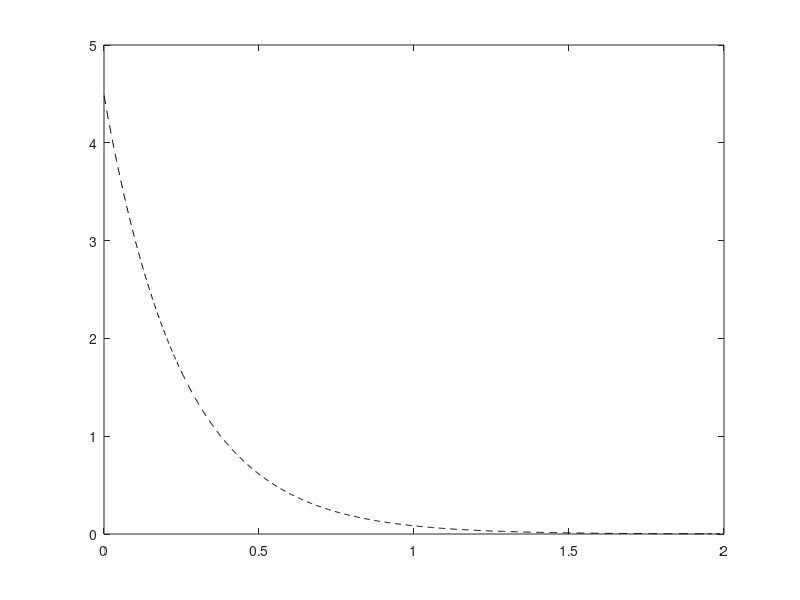
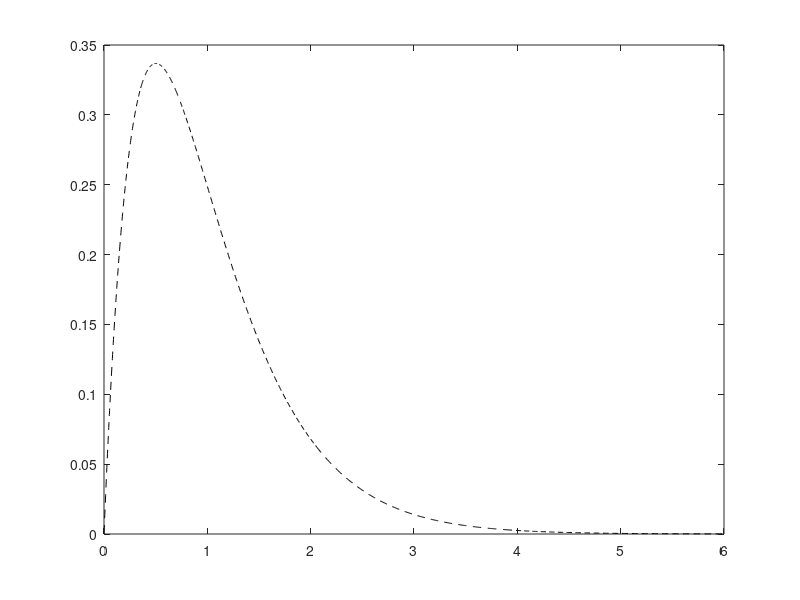

The MATLAB script that drew these images, in order: (Note: this script raises an error after producing the figures.)
%% Clean up
close all;
clear variables;
clc;
format;

%% Parameters
n = 6;
N = 1000;
Z = 4;
a = 3.983;
x1 = logspace(0,log10(2+1),N)-1;
x1 = x1';
x2 = logspace(0,log10(6+1),N)-1;
x2 = x2';
A  = logical([ones(1,n) zeros(1,n)]);
C  = logical([zeros(1,n) ones(1,n)]);

% Limits on the coefficients.
lowerC = -1e2;
upperC =  1e2;
lowerA =    0;
upperA =  1e3;
lower = @(n) [ones(1,n)*lowerA ones(1,n)*lowerC];
upper = @(n) [ones(1,n)*upperA ones(1,n)*upperC];


%% Wave function
% Node-less Slater type orbitals
norm1S = sqrt(a^3/pi);
norm2S = (1/4.)*sqrt(a^5/(6*pi));
s1S = @(x) norm1S .* exp(-a.*x);
s2S = @(x) norm2S .* x .* exp(-a * 0.5 .* x);
y1S = s1S(x1);
y2S = s2S(x2);

% Hydrogenic orbitals
norm1H = sqrt(a^3/pi);
norm2H = sqrt(a^3/(8*pi));
s1H = @(x) norm1H .* exp(-a.*x);
s2H = @(x) norm2H .* (1-a*x/2) .* exp(-a*x/2);
y1H = s1H(x1);
y2H = s2H(x2);

% 
%y1 = y1H;
%y2 = y2H;

y1 = y1S;
y2 = y2S;

% Prepare figures for plotting. 
figure(1);
plot(x1,y1,'k--','DisplayName','1s');
hold on;
figure(2);
plot(x2,y2,'k--','DisplayName','2s');
hold on;


%% Primitive function
g = @(c,a,x) c*exp(-a*x.^2);

% Gf1 = @(c,x) g(c(1),c(4),x) + g(c(1),c(5),x) + g(c(3),c(6),x);
% ccc = rand(6,1);
% cccc = lsqcurvefit(Gf1,ccc,x2,y2,lower(3),upper(3))
% figure(2);
% plot(x2,Gf1(cccc,x2),'DisplayName',strcat('STO-',num2str(n),'G'));

%% STO-nG
% 1s orbital 
functionalForm = {'c1*exp(-a1*x.^2)',
                  'c1*exp(-a1*x.^2)+c2*exp(-a2*x.^2)',
                  'c1*exp(-a1*x.^2)+c2*exp(-a2*x.^2)+c3*exp(-a3*x.^2)',
                  'c1*exp(-a1*x.^2)+c2*exp(-a2*x.^2)+c3*exp(-a3*x.^2)+c4*exp(-a4*x.^2)',
                  'c1*exp(-a1*x.^2)+c2*exp(-a2*x.^2)+c3*exp(-a3*x.^2)+c4*exp(-a4*x.^2)+c5*exp(-a5*x.^2)',
                  'c1*exp(-a1*x.^2)+c2*exp(-a2*x.^2)+c3*exp(-a3*x.^2)+c4*exp(-a4*x.^2)+c5*exp(-a5*x.^2)+c6*exp(-a6*x.^2)',
                  'c1*exp(-a1*x.^2)+c2*exp(-a2*x.^2)+c3*exp(-a3*x.^2)+c4*exp(-a4*x.^2)+c5*exp(-a5*x.^2)+c6*exp(-a6*x.^2)+c7*exp(-a7*x.^2)'};
%%
f = fit(x1,y1,functionalForm{n},...
        'StartPoint',randn([2*n 1]),...
        'Lower',lower(n),...
        'Upper',upper(n),...
        'Algorithm','Trust-Region',...
        'Normalize','off',...
        'MaxIter',1e5,...
        'MaxFunEvals',1e5,...
        'DiffMinChange',1e-8,...
        'DiffMaxChange',0.1,...
        'Robust','LAR',...
        'TolFun',1e-6,...
        'TolX',1e-6)
ca1 = coeffvalues(f);
a1  = ca1(A);
c1  = ca1(C);
STO1= g(c1(1),a1(1),x1);
for i=2:n
    STO1 = STO1 + g(c1(i),a1(i),x1);
end
figure(1);
plot(x1,STO1,'DisplayName',strcat('STO-',num2str(n),'G'));
%%
% 2s orbital 
f = fit(x2,y2,functionalForm{n},...
        'StartPoint',randn([2*n 1]),...
        'Lower',lower(n),...
        'Upper',upper(n),...
        'Algorithm','Trust-Region',...
        'Normalize','off',...
        'MaxIter',1e5,...
        'MaxFunEvals',1e5,...
        'DiffMinChange',1e-8,...
        'DiffMaxChange',0.1,...
        'Robust','LAR',...
        'TolFun',1e-6,...
        'TolX',1e-6)
ca2 = coeffvalues(f);
a2  = ca2(A);
c2  = ca2(C);
STO2= g(c2(1),a2(1),x2);
for i=2:n
    STO2 = STO2 + g(c2(i),a2(i),x2);
end

figure(2);
plot(x2,STO2,'DisplayName',strcat('STO-',num2str(n),'G'));


c = [c1;c2];
a = [a1;a2];

writeBasisToFile(Z,n,c,a,2);

%% Plot esthetics
for i=1:2
    figure(i);
    h = legend('show');
    set(h,'FontSize',18,'interpreter','latex');
end



% 
% %% STO-2G
% f = fit(x,y,'c1*exp(-a1*x.^2)+c2*exp(-a2*x.^2)',...
%         'StartPoint',randn([4 1]),...
%         'Lower',lower(2),...
%         'Upper',upper(2),...
%         'Algorithm','Trust-Region',...
%         'Normalize','off',...
%         'MaxIter',1e4,...
%         'MaxFunEvals',1e4,...
%         'DiffMinChange',1e-8,...
%         'Robust','LAR')
% c12 = f.c1;
% c22 = f.c2;
% a12 = f.a1;
% a22 = f.a2;
% c2 = [c12 c22];
% a2 = [a12 a22];
% G2 = @(x) g(c12,a12,x) + g(c22,a22,x);
% writeBasisToFile(Z,2,c2,a2);
% plot(x,G2(x),'DisplayName','STO-2G');
% 
% %% STO-3G
% f = fit(x,y,'c1*exp(-a1*x.^2)+c2*exp(-a2*x.^2)+c3*exp(-a3*x.^2)',...
%         'StartPoint',randn([6 1]),...
%         'Lower',lower(3),...
%         'Upper',upper(3),...
%         'Algorithm','Trust-Region',...
%         'Normalize','off',...
%         'MaxIter',1e4,...
%         'MaxFunEvals',1e4,...
%         'DiffMinChange',1e-8,...
%         'Robust','LAR')
% c13 = f.c1;
% c23 = f.c2;
% c33 = f.c3;
% a13 = f.a1;
% a23 = f.a2;
% a33 = f.a3;
% c3 = [c13 c23 c33];
% a3 = [a13 a23 a33];
% G3 = @(x) g(c13,a13,x) + g(c23,a23,x) + g(c33,a33,x);
% writeBasisToFile(Z,3,c3,a3);
% plot(x,G3(x),'DisplayName','STO-3G');
% 
% %% STO-4G
% f = fit(x,y,'c1*exp(-a1*x.^2)+c2*exp(-a2*x.^2)+c3*exp(-a3*x.^2)+c4*exp(-a4*x.^2)',...
%         'StartPoint',randn([8 1]),...
%         'Lower',lower(4),...
%         'Upper',upper(4),...
%         'Algorithm','Trust-Region',...
%         'Normalize','off',...
%         'MaxIter',1e5,...
%         'MaxFunEvals',1e5,...
%         'DiffMinChange',1e-8,...
%         'Robust','LAR')
% c14 = f.c1;
% c24 = f.c2;
% c34 = f.c3;
% c44 = f.c4;
% a14 = f.a1;
% a24 = f.a2;
% a34 = f.a3;
% a44 = f.a4;
% c4 = [c14 c24 c34 c44];
% a4 = [a14 a24 a34 a44];
% G4 = @(x) g(c14,a14,x) + g(c24,a24,x) + g(c34,a34,x) + g(c44,a44,x);
% writeBasisToFile(Z,4,c4,a4);
% plot(x,G4(x),'DisplayName','STO-4G');
% 
% %% STO-5G
% f = fit(x,y,'c1*exp(-a1*x.^2)+c2*exp(-a2*x.^2)+c3*exp(-a3*x.^2)+c4*exp(-a4*x.^2)+c5*exp(-a5*x.^2)',...
%         'StartPoint',randn([10 1]),...
%         'Lower',lower(5),...
%         'Upper',upper(5),...
%         'Algorithm','Trust-Region',...
%         'Normalize','off',...
%         'MaxIter',1e4,...
%         'MaxFunEvals',1e4,...
%         'DiffMinChange',1e-8,...
%         'Robust','LAR')
% c15 = f.c1;
% c25 = f.c2;
% c35 = f.c3;
% c45 = f.c4;
% c55 = f.c5;
% a15 = f.a1;
% a25 = f.a2;
% a35 = f.a3;
% a45 = f.a4;
% a55 = f.a5;
% c5 = [c15 c25 c35 c45 c55];
% a5 = [a15 a25 a35 a45 a55];
% G5 = @(x) g(c15,a15,x) + g(c25,a25,x) + g(c35,a35,x) + g(c45,a45,x) + g(c55,a55,x);
% writeBasisToFile(Z,5,c5,a5);
% plot(x,G5(x),'DisplayName','STO-5G');
% 
% %% STO-6G
% f = fit(x,y,'c1*exp(-a1*x.^2)+c2*exp(-a2*x.^2)+c3*exp(-a3*x.^2)+c4*exp(-a4*x.^2)+c5*exp(-a5*x.^2)+c6*exp(-a6*x.^2)',...
%         'StartPoint',randn([12 1]),...
%         'Lower',lower(6),...
%         'Upper',upper(6),...
%         'Algorithm','Trust-Region',...
%         'Normalize','off',...
%         'MaxIter',1e4,...
%         'MaxFunEvals',1e4,...
%         'DiffMinChange',1e-8,...
%         'Robust','LAR')
% c16 = f.c1;
% c26 = f.c2;
% c36 = f.c3;
% c46 = f.c4;
% c56 = f.c5;
% c66 = f.c6;
% a16 = f.a1;
% a26 = f.a2;
% a36 = f.a3;
% a46 = f.a4;
% a56 = f.a5;
% a66 = f.a6;
% c6 = [c16 c26 c36 c46 c56 c66];
% a6 = [a16 a26 a36 a46 a56 a66]; 
% G6 = @(x) g(c16,a16,x) + g(c26,a26,x) + g(c36,a36,x) + g(c46,a46,x) + g(c56,a56,x) + g(c66,a66,x);
% writeBasisToFile(Z,6,c6,a6);
% plot(x,G6(x),'DisplayName','STO-6G');
